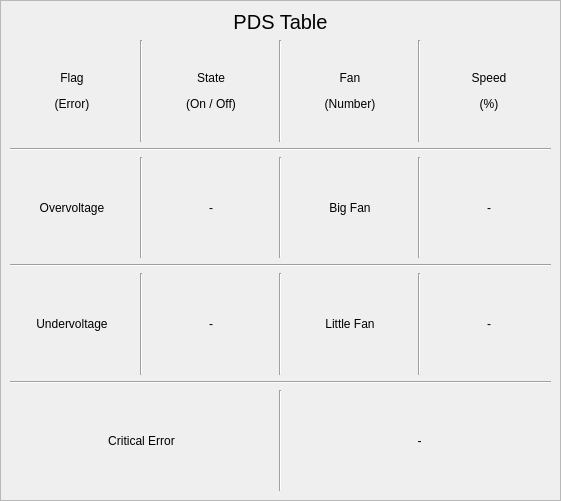
   <widget class="QFrame" name="pds_table_frame">
    <property name="geometry">
     <rect>
      <x>40</x>
      <y>460</y>
      <width>561</width>
      <height>501</height>
     </rect>
    </property>
    <property name="styleSheet">
     <string notr="true"/>
    </property>
    <property name="frameShape">
     <enum>QFrame::StyledPanel</enum>
    </property>
    <property name="frameShadow">
     <enum>QFrame::Raised</enum>
    </property>
    <widget class="QLabel" name="pds_table_title">
     <property name="geometry">
      <rect>
       <x>10</x>
       <y>10</y>
       <width>541</width>
       <height>23</height>
      </rect>
     </property>
     <property name="font">
      <font>
       <pointsize>15</pointsize>
      </font>
     </property>
     <property name="text">
      <string>PDS Table</string>
     </property>
     <property name="alignment">
      <set>Qt::AlignCenter</set>
     </property>
    </widget>
    <widget class="QWidget" name="layoutWidget_19">
     <property name="geometry">
      <rect>
       <x>10</x>
       <y>40</y>
       <width>541</width>
       <height>451</height>
      </rect>
     </property>
     <layout class="QVBoxLayout" name="pds_table">
      <item>
       <layout class="QHBoxLayout" name="pds_table_head">
        <item>
         <widget class="QLabel" name="flag_title">
          <property name="text">
           <string>&lt;html&gt;&lt;head/&gt;&lt;body&gt;&lt;p align=&quot;center&quot;&gt;Flag&lt;/p&gt;&lt;p align=&quot;center&quot;&gt;(Error)&lt;/p&gt;&lt;/body&gt;&lt;/html&gt;</string>
          </property>
          <property name="alignment">
           <set>Qt::AlignCenter</set>
          </property>
         </widget>
        </item>
        <item>
         <widget class="Line" name="line_406">
          <property name="styleSheet">
           <string notr="true">background-color: rgb(238, 238, 236);</string>
          </property>
          <property name="orientation">
           <enum>Qt::Vertical</enum>
          </property>
         </widget>
        </item>
        <item>
         <widget class="QLabel" name="state_title">
          <property name="text">
           <string>&lt;html&gt;&lt;head/&gt;&lt;body&gt;&lt;p align=&quot;center&quot;&gt;State&lt;/p&gt;&lt;p align=&quot;center&quot;&gt;(On / Off)&lt;/p&gt;&lt;/body&gt;&lt;/html&gt;</string>
          </property>
          <property name="alignment">
           <set>Qt::AlignCenter</set>
          </property>
         </widget>
        </item>
        <item>
         <widget class="Line" name="line_407">
          <property name="styleSheet">
           <string notr="true">background-color: rgb(238, 238, 236);</string>
          </property>
          <property name="orientation">
           <enum>Qt::Vertical</enum>
          </property>
         </widget>
        </item>
        <item>
         <widget class="QLabel" name="fan_title">
          <property name="text">
           <string>&lt;html&gt;&lt;head/&gt;&lt;body&gt;&lt;p align=&quot;center&quot;&gt;Fan&lt;/p&gt;&lt;p align=&quot;center&quot;&gt;(Number)&lt;/p&gt;&lt;/body&gt;&lt;/html&gt;</string>
          </property>
          <property name="alignment">
           <set>Qt::AlignCenter</set>
          </property>
         </widget>
        </item>
        <item>
         <widget class="Line" name="line_408">
          <property name="styleSheet">
           <string notr="true">background-color: rgb(238, 238, 236);</string>
          </property>
          <property name="orientation">
           <enum>Qt::Vertical</enum>
          </property>
         </widget>
        </item>
        <item>
         <widget class="QLabel" name="speed_title_15">
          <property name="text">
           <string>&lt;html&gt;&lt;head/&gt;&lt;body&gt;&lt;p align=&quot;center&quot;&gt;Speed&lt;/p&gt;&lt;p align=&quot;center&quot;&gt;(%)&lt;/p&gt;&lt;/body&gt;&lt;/html&gt;</string>
          </property>
          <property name="alignment">
           <set>Qt::AlignCenter</set>
          </property>
         </widget>
        </item>
       </layout>
      </item>
      <item>
       <widget class="Line" name="line_409">
        <property name="styleSheet">
         <string notr="true">background-color: rgb(238, 238, 236);</string>
        </property>
        <property name="orientation">
         <enum>Qt::Horizontal</enum>
        </property>
       </widget>
      </item>
      <item>
       <layout class="QHBoxLayout" name="first_row">
        <item>
         <widget class="QLabel" name="overvoltage_label">
          <property name="text">
           <string>Overvoltage</string>
          </property>
          <property name="alignment">
           <set>Qt::AlignCenter</set>
          </property>
         </widget>
        </item>
        <item>
         <widget class="Line" name="line_410">
          <property name="styleSheet">
           <string notr="true">background-color: rgb(238, 238, 236);</string>
          </property>
          <property name="orientation">
           <enum>Qt::Vertical</enum>
          </property>
         </widget>
        </item>
        <item>
         <widget class="QLabel" name="overvoltage_state">
          <property name="text">
           <string>-</string>
          </property>
          <property name="alignment">
           <set>Qt::AlignCenter</set>
          </property>
         </widget>
        </item>
        <item>
         <widget class="Line" name="line_411">
          <property name="styleSheet">
           <string notr="true">background-color: rgb(238, 238, 236);</string>
          </property>
          <property name="orientation">
           <enum>Qt::Vertical</enum>
          </property>
         </widget>
        </item>
        <item>
         <widget class="QLabel" name="bigfan_label">
          <property name="text">
           <string>Big Fan</string>
          </property>
          <property name="alignment">
           <set>Qt::AlignCenter</set>
          </property>
         </widget>
        </item>
        <item>
         <widget class="Line" name="line_412">
          <property name="styleSheet">
           <string notr="true">background-color: rgb(238, 238, 236);</string>
          </property>
          <property name="orientation">
           <enum>Qt::Vertical</enum>
          </property>
         </widget>
        </item>
        <item>
         <widget class="QLabel" name="bigfan_speed">
          <property name="text">
           <string>-</string>
          </property>
          <property name="alignment">
           <set>Qt::AlignCenter</set>
          </property>
         </widget>
        </item>
       </layout>
      </item>
      <item>
       <widget class="Line" name="line_413">
        <property name="styleSheet">
         <string notr="true">background-color: rgb(238, 238, 236);</string>
        </property>
        <property name="orientation">
         <enum>Qt::Horizontal</enum>
        </property>
       </widget>
      </item>
      <item>
       <layout class="QHBoxLayout" name="second_row">
        <item>
         <widget class="QLabel" name="undervoltage_label">
          <property name="text">
           <string>Undervoltage</string>
          </property>
          <property name="alignment">
           <set>Qt::AlignCenter</set>
          </property>
         </widget>
        </item>
        <item>
         <widget class="Line" name="line_414">
          <property name="styleSheet">
           <string notr="true">background-color: rgb(238, 238, 236);</string>
          </property>
          <property name="orientation">
           <enum>Qt::Vertical</enum>
          </property>
         </widget>
        </item>
        <item>
         <widget class="QLabel" name="undervoltage_state">
          <property name="text">
           <string>-</string>
          </property>
          <property name="alignment">
           <set>Qt::AlignCenter</set>
          </property>
         </widget>
        </item>
        <item>
         <widget class="Line" name="line_415">
          <property name="styleSheet">
           <string notr="true">background-color: rgb(238, 238, 236);</string>
          </property>
          <property name="orientation">
           <enum>Qt::Vertical</enum>
          </property>
         </widget>
        </item>
        <item>
         <widget class="QLabel" name="littlefan_label">
          <property name="text">
           <string>Little Fan</string>
          </property>
          <property name="alignment">
           <set>Qt::AlignCenter</set>
          </property>
         </widget>
        </item>
        <item>
         <widget class="Line" name="line_416">
          <property name="styleSheet">
           <string notr="true">background-color: rgb(238, 238, 236);</string>
          </property>
          <property name="orientation">
           <enum>Qt::Vertical</enum>
          </property>
         </widget>
        </item>
        <item>
         <widget class="QLabel" name="littlefan_speed">
          <property name="text">
           <string>-</string>
          </property>
          <property name="alignment">
           <set>Qt::AlignCenter</set>
          </property>
         </widget>
        </item>
       </layout>
      </item>
      <item>
       <widget class="Line" name="line_417">
        <property name="styleSheet">
         <string notr="true">background-color: rgb(238, 238, 236);</string>
        </property>
        <property name="orientation">
         <enum>Qt::Horizontal</enum>
        </property>
       </widget>
      </item>
      <item>
       <layout class="QHBoxLayout" name="third_row">
        <item>
         <widget class="QLabel" name="critical_error_label">
          <property name="text">
           <string>Critical Error</string>
          </property>
          <property name="alignment">
           <set>Qt::AlignCenter</set>
          </property>
         </widget>
        </item>
        <item>
         <widget class="Line" name="line_418">
          <property name="styleSheet">
           <string notr="true">background-color: rgb(238, 238, 236);</string>
          </property>
          <property name="orientation">
           <enum>Qt::Vertical</enum>
          </property>
         </widget>
        </item>
        <item>
         <widget class="QLabel" name="critical_error_state">
          <property name="text">
           <string>-</string>
          </property>
          <property name="alignment">
           <set>Qt::AlignCenter</set>
          </property>
         </widget>
        </item>
       </layout>
      </item>
     </layout>
    </widget>
   </widget>
